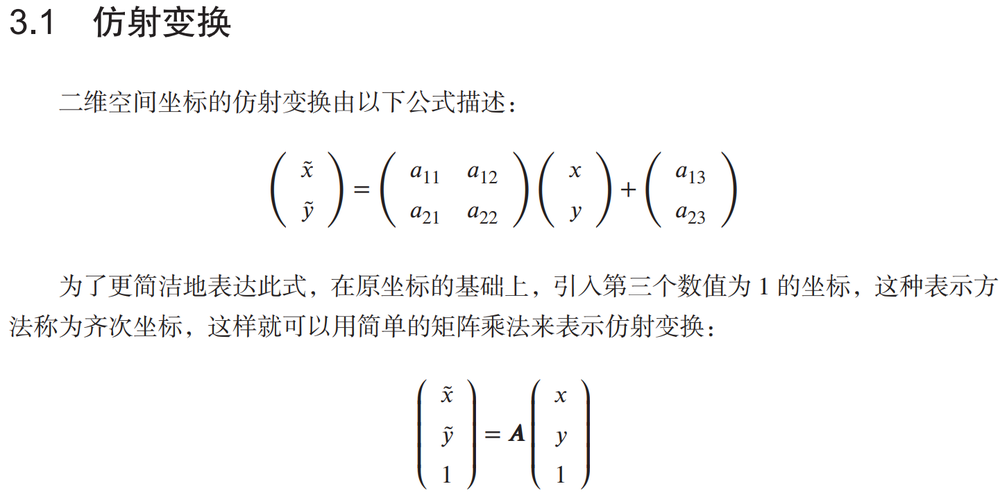
//> input picture DigitalImageProcessing/image/1.png, 1000 x 500 px, shrunk from 1441 x 720 before the run
$ ./fourier_transform ../image/1.png   (built with g++ and OpenCV 4)
//> lines starting //> are read from the running program, lines starting //| are printed output that depends on the picture
/**
 * @File    : fourier_transform.cpp
 * @Brief   : 二维离散傅里叶变换; 快速傅里叶变换; 幅度谱(零谱中心化)和相位谱
 * @Author  : Wei Li
 * @Date    : 2021-10-21
*/


#include <iostream>
#include <vector>
#include <opencv2/core.hpp>
#include <opencv2/imgproc.hpp>
#include <opencv2/highgui.hpp>


// ------------ 快速离散傅里叶变换 ------------
void FFT2Image(cv::InputArray InputImage, cv::OutputArray img_fourier)
{
    cv::Mat image = InputImage.getMat();
    int rows = image.rows;
    int cols = image.cols;

    // 满足快速傅里叶变换的最优 行数 和 列数
    int row_padding = cv::getOptimalDFTSize(rows);
    int col_padding = cv::getOptimalDFTSize(cols);
    // 左侧和下侧 zero-padding
    cv::Mat fourier;
    cv::copyMakeBorder(image, fourier, 0, row_padding - rows, 0, col_padding - cols, cv::BORDER_CONSTANT, cv::Scalar::all(0));

    // 快速傅里叶变换
    cv::dft(fourier, img_fourier, cv::DFT_COMPLEX_OUTPUT);
}


// ------------ 傅里叶变换的两个度量: 幅度谱和相位谱 ------------
void AmplitudeSpectrumFFT(cv::InputArray _srcFFT, cv::OutputArray _dstSpectrum)
{
    // 实部和虚部两个通道
    CV_Assert(_srcFFT.channels() == 2);
    // 分离实部和虚部两个通道
    std::vector<cv::Mat> FFT2channels;
    cv::split(_srcFFT, FFT2channels);
    // compute magnitude spectrum of FFT
    cv::magnitude(FFT2channels[0], FFT2channels[1], _dstSpectrum);
}

// 对于傅里叶谱的灰度级显示，OpenCV 提供了函数 log，
// 该函数可以计算矩阵中每一个值的对数。
// 进行归一化后，为了保存傅里叶谱的灰度级，有时需要将矩阵乘以 255，然后转换为 8 位图。
cv::Mat graySpectrum(cv::Mat spectrum)
{
    cv::Mat dst;
    cv::log(spectrum + 1, dst);
    cv::normalize(dst, dst, 0, 1, cv::NORM_MINMAX);
    // 为了灰度级可视化
    dst.convertTo(dst, CV_8UC1,  255, 0);

    return dst;
}

// OpenCV function : cv::phase(x, y, angle, angleInDegress);
cv::Mat PhaseSpectrum(cv::Mat _srcFFT)
{
    cv::Mat phase_spectrum;
    phase_spectrum.create(_srcFFT.size(), CV_64FC1);

    std::vector<cv::Mat> FFT2channels;
    cv::split(_srcFFT, FFT2channels);

    // 计算相位谱
    for (size_t r = 0; r < phase_spectrum.rows; ++r)
    {
        for (size_t c = 0; c < phase_spectrum.cols; ++c)
        {
            double real_part = FFT2channels[0].at<double>(r, c);
            double imaginary_part = FFT2channels[1].at<double>(r, c);
            // atan2 返回值范围 [0, 180], [-180, 0]
            phase_spectrum.at<double>(r, c) = std::atan2(imaginary_part, real_part);
        }
    }

    return phase_spectrum;
}


// -------------------------------
int main(int argc, char** argv)
{
    if (argc > 1)
    {
        cv::Mat image = cv::imread(argv[1], 0);
        if (!image.data)
        {
            std::cout << "Error: reading image unsuccesfully." << std::endl;
            return -1;
        }
        cv::imshow("OriginImage", image);

        // ------------ 离散傅里叶变换 ------------
        // 输入类型转换 CV_8U ----> CV_32F or CV_64F
        cv::Mat image_float;
        image.convertTo(image_float, CV_64F);

        // Fourier Transform
        cv::Mat img_fourier;
        cv::dft(image_float, img_fourier, cv::DFT_COMPLEX_OUTPUT);
        // Invert Fourier Transform, only real
        cv::Mat img_invert_fourier;
        cv::dft(img_fourier, img_invert_fourier, cv::DFT_REAL_OUTPUT + cv::DFT_INVERSE + cv::DFT_SCALE);

        // convert float dataType to int dataType
        cv::Mat image_int;
        img_invert_fourier.convertTo(image_int, CV_8U);
        cv::imshow("FourierImg", image_int);

        // ------------ 快速离散傅里叶变换 ------------
        cv::Mat img_fft;
        FFT2Image(image_float, img_fft);

        cv::Mat img_ifft;
        cv::dft(img_fft, img_ifft, cv::DFT_REAL_OUTPUT + cv::DFT_INVERSE + cv::DFT_SCALE);
        // 通过裁剪傅里叶逆变换的实部获取的结果 等同原来的输入图像
        cv::Mat img = img_ifft(cv::Rect(0, 0, image.cols, image.rows)).clone();

        img_ifft.convertTo(img_ifft, CV_8U);
        cv::imshow("FFT_Img", img_ifft);

        // ------------ 傅里叶变换的两个度量: 幅度谱和相位谱 ------------
        cv::Mat amplitude_spectrum;
        AmplitudeSpectrumFFT(img_fft, amplitude_spectrum);
//> in AmplitudeSpectrumFFT, `cv::split(_srcFFT, FFT2channels);`:
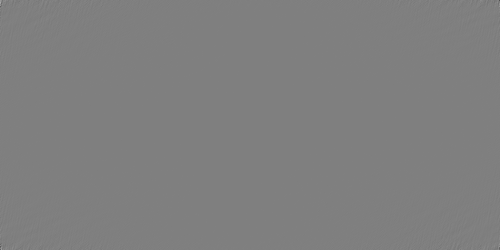
//> FFT2channels[1]: 500 rows x 1000 cols, CV_64FC1 (shown at 1/2 size); min -1199348.9, max 1199348.9, mean 0; drawn with min black and max white
        amplitude_spectrum = graySpectrum(amplitude_spectrum);
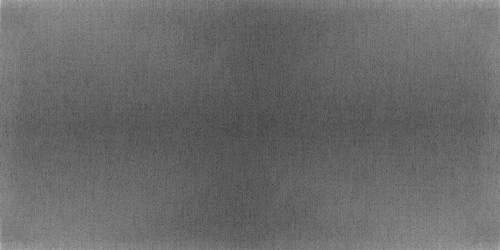
//> amplitude_spectrum: 500 rows x 1000 cols, CV_8UC1 (shown at 1/2 size); min 0, max 255, mean 106
        cv::imshow("AmplitudeSpectrum", amplitude_spectrum);

        cv::Mat phase_spectrum = PhaseSpectrum(img_fft);
//> after the loop in PhaseSpectrum, `for (size_t r = 0; r < phase_spectrum.rows; ++r)`:
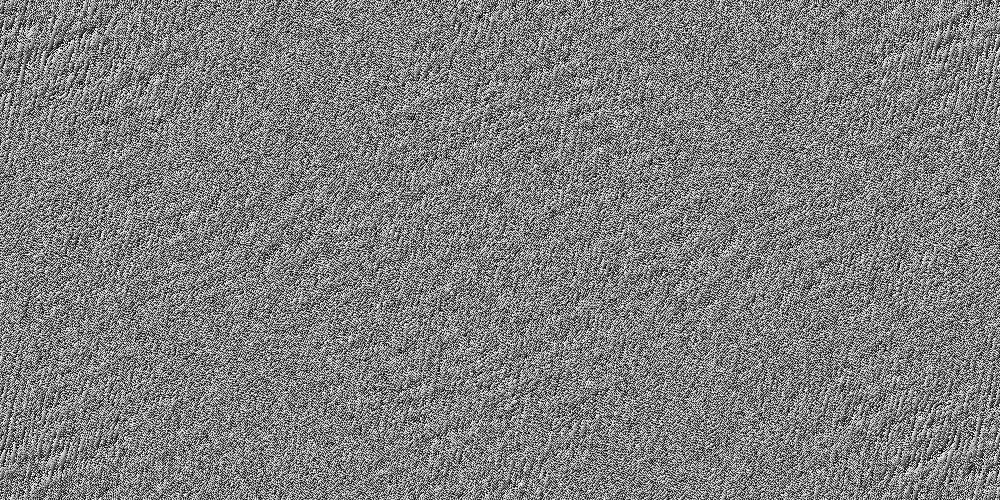
//> phase_spectrum: 500 rows x 1000 cols, CV_64FC1; min -3.14, max 3.14, mean -1.26e-05; drawn with min black and max white
        cv::imshow("PhaseSpectrum", phase_spectrum);

        cv::waitKey(0);
        cv::destroyAllWindows();
        return 0;
//> (the program exits here)

$ run again, on DigitalImageProcessing/image/101.png
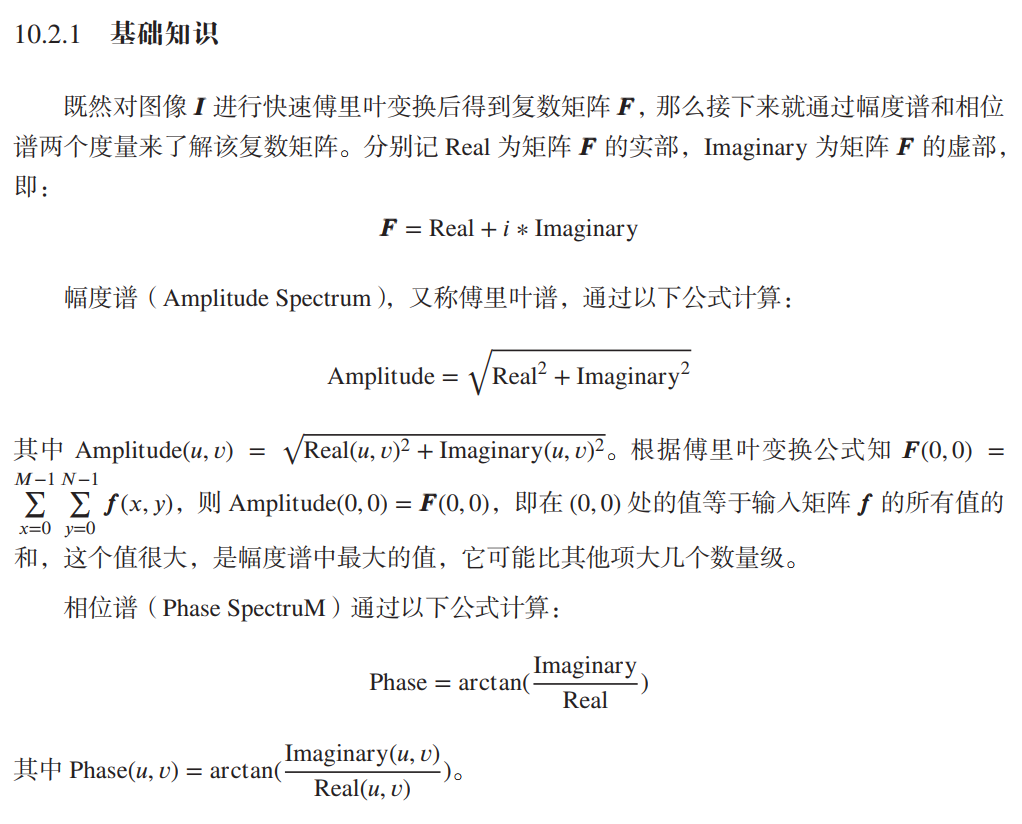
//> input picture DigitalImageProcessing/image/101.png, 1022 x 824 px
//> in FFT2Image, `cv::copyMakeBorder(image, fourier, 0, row_padding - rows, 0, col_paddi..`:
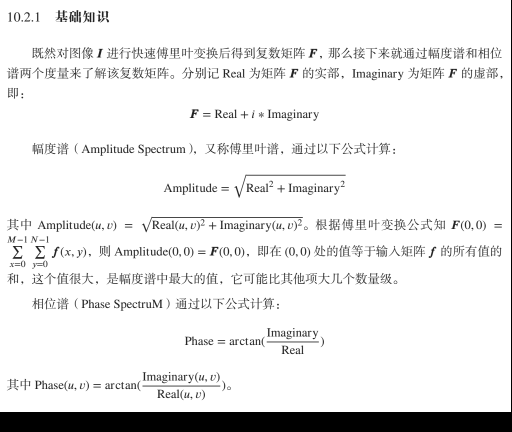
//> fourier: 864 rows x 1024 cols, CV_64FC1 (shown at 1/2 size); min 0, max 255, mean 233.9
//> after the loop in PhaseSpectrum, `for (size_t r = 0; r < phase_spectrum.rows; ++r)`:
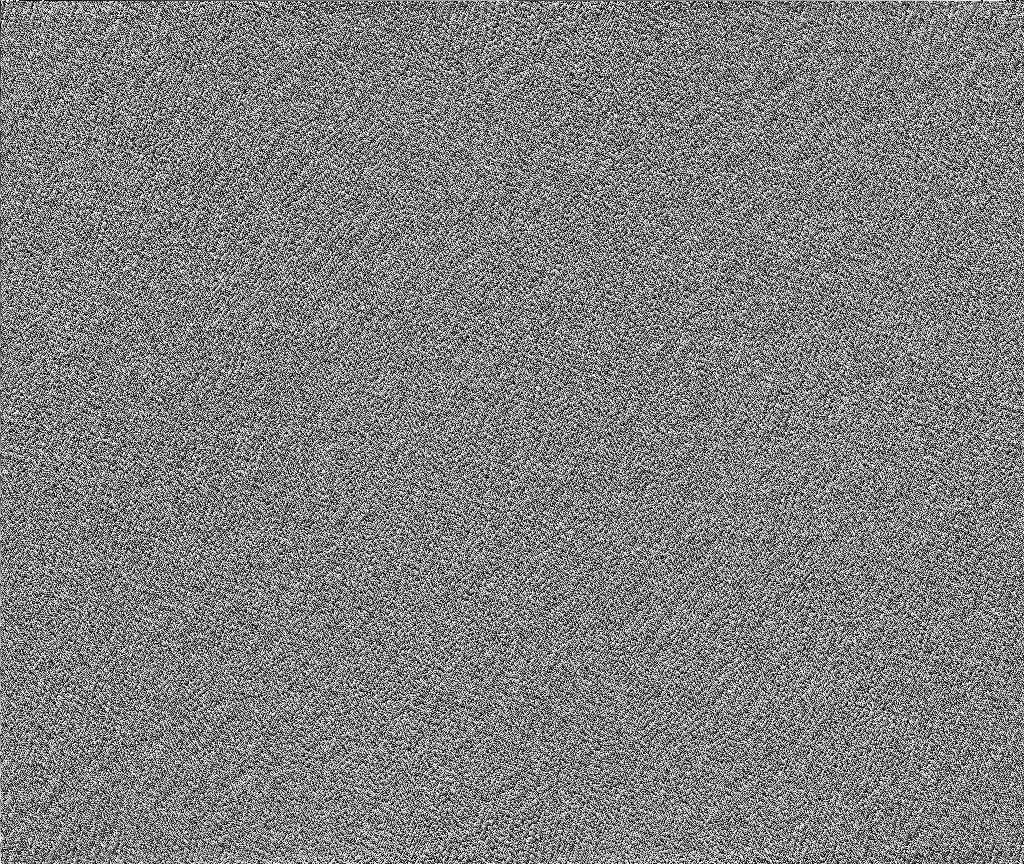
//> phase_spectrum: 864 rows x 1024 cols, CV_64FC1; min -3.14, max 3.14, mean 7.2e-18; drawn with min black and max white

$ run again, on DigitalImageProcessing/image/103.png
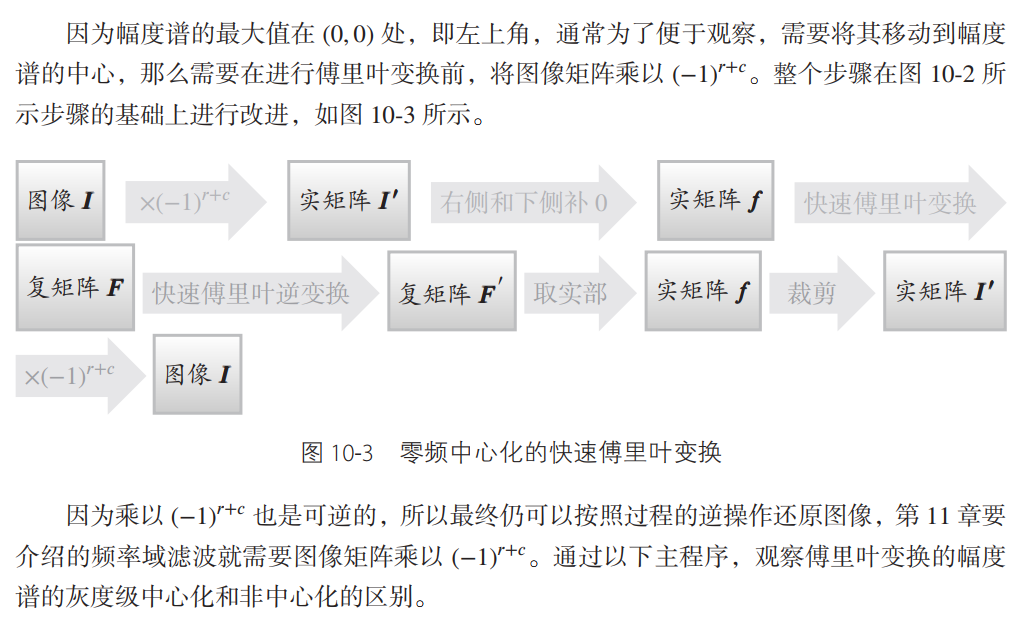
//> input picture DigitalImageProcessing/image/103.png, 1023 x 629 px
//> in FFT2Image, `cv::copyMakeBorder(image, fourier, 0, row_padding - rows, 0, col_paddi..`:
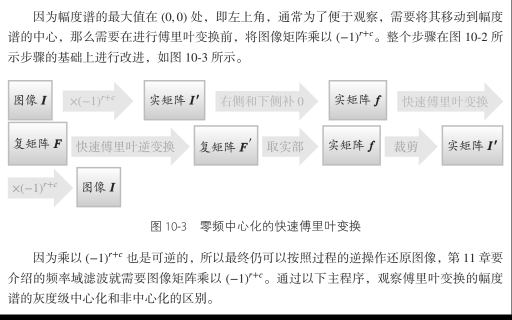
//> fourier: 640 rows x 1024 cols, CV_64FC1 (shown at 1/2 size); min 0, max 255, mean 236
//> after the loop in PhaseSpectrum, `for (size_t r = 0; r < phase_spectrum.rows; ++r)`:
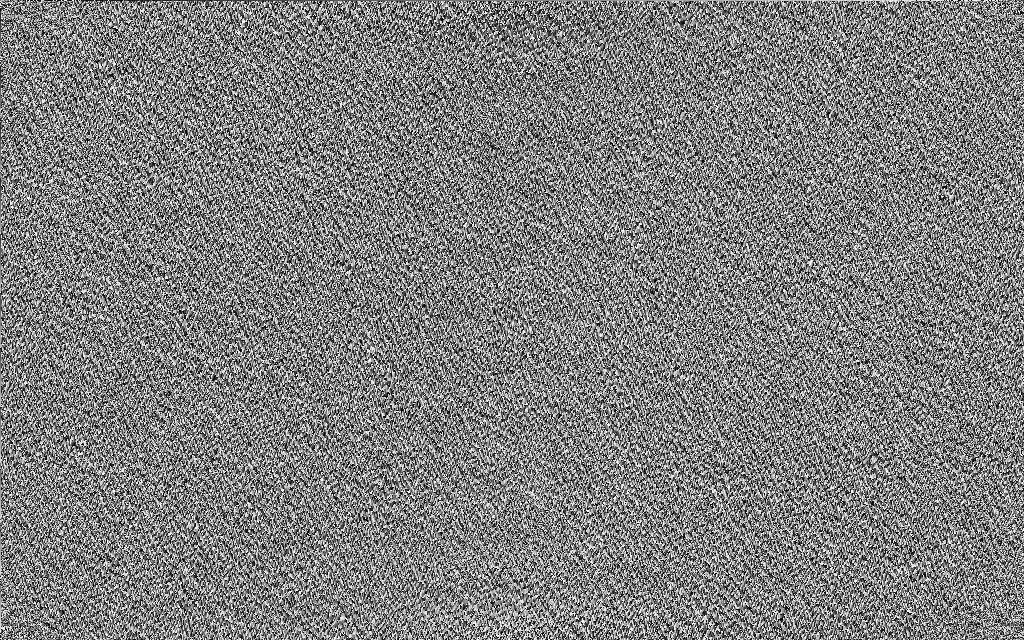
//> phase_spectrum: 640 rows x 1024 cols, CV_64FC1; min -3.14, max 3.14, mean 1.73e-18; drawn with min black and max white
